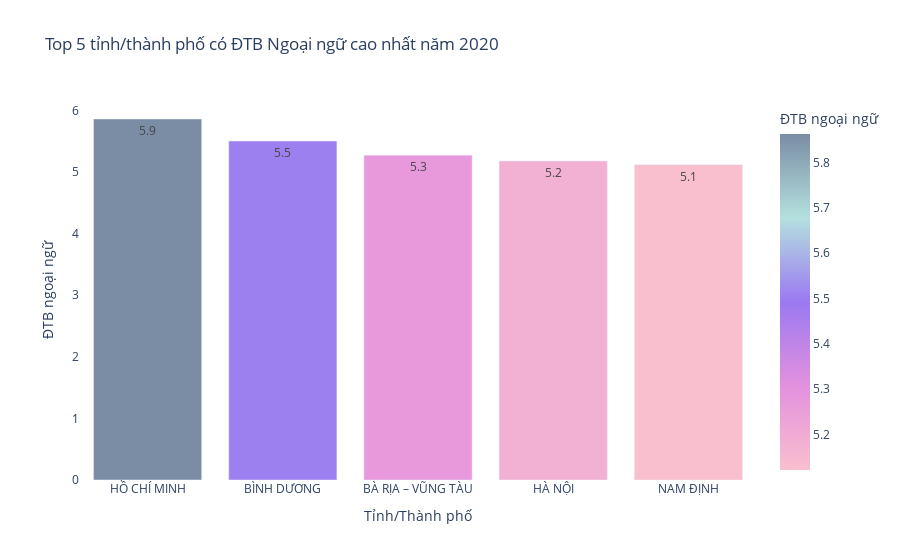
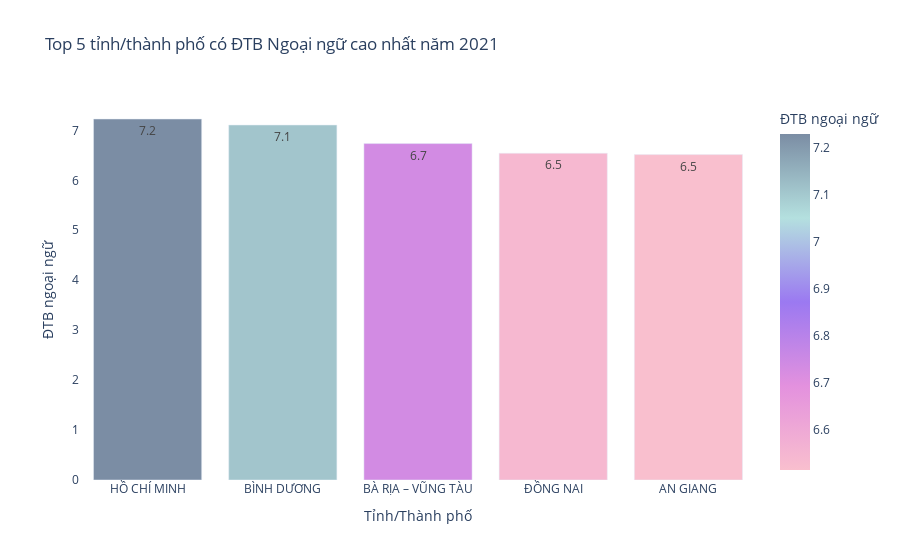
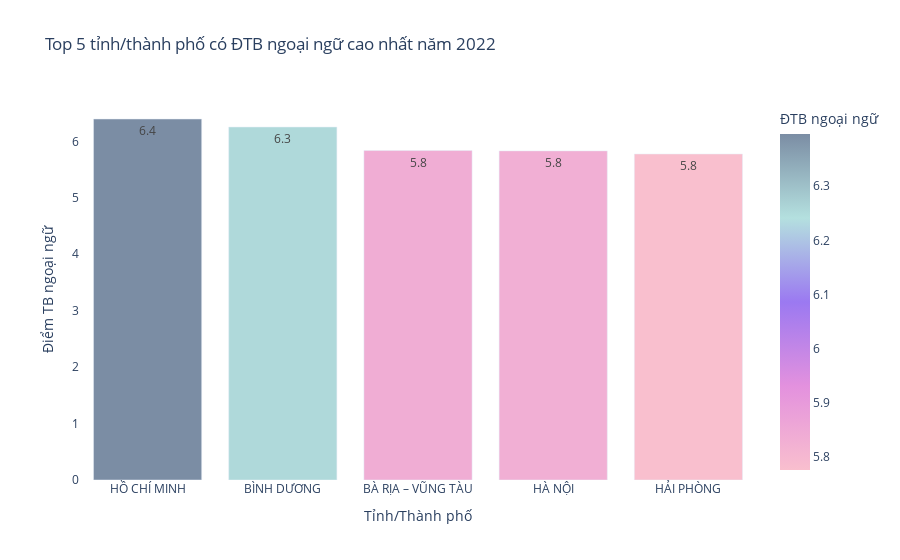

Notebook cell for these charts, in order:
### Markdown cell above
**Code**

### Code cell
colors = ["#f25c11", '#f7c141', '#f7f9e0', '#192b59', '#7b8da4', '#b4e0df', '#9b79f1', '#e391de', '#f9bfce']
# Plotly bar plot
fig1=px.bar(df1.head(5), x='Tỉnh/Thành phố', y='ĐTB ngoại ngữ', color='ĐTB ngoại ngữ', 
             color_continuous_scale=colors[:3:-1], text_auto='.2s',
             title = "Top 5 tỉnh/thành phố có ĐTB Ngoại ngữ cao nhất năm 2020")
fig1.update_yaxes(title="ĐTB ngoại ngữ",showgrid=False)
fig1.update_xaxes(showgrid=False)
fig1.update_layout(plot_bgcolor= 'white')
fig1.show()

#2021
fig2=px.bar(df2.head(5), x='Tỉnh/Thành phố', y='ĐTB ngoại ngữ', color='ĐTB ngoại ngữ', 
             color_continuous_scale=colors[:3:-1], text_auto='.2s',
             title = "Top 5 tỉnh/thành phố có ĐTB Ngoại ngữ cao nhất năm 2021")
fig2.update_yaxes(title="ĐTB ngoại ngữ",showgrid=False)
fig2.update_xaxes(showgrid=False)
fig2.update_layout(plot_bgcolor= 'white')
fig2.show()

#2022
fig3=px.bar(df3.head(5), x='Tỉnh/Thành phố', y='ĐTB ngoại ngữ', color='ĐTB ngoại ngữ', 
             color_continuous_scale=colors[:3:-1], text_auto='.2s',
             title = "Top 5 tỉnh/thành phố có ĐTB ngoại ngữ cao nhất năm 2022")
fig3.update_yaxes(title="Điểm TB ngoại ngữ",showgrid=False)
fig3.update_xaxes(showgrid=False)
fig3.update_layout(plot_bgcolor= 'white')
fig3.show()

### Figure 1 — Plotly figure (JSON) as saved in the notebook; plotly's stock layout.template omitted (floating-point values rounded to 4 significant figures)
{"data": [{"alignmentgroup": "True", "hovertemplate": "Tỉnh/Thành phố=%{x}<br>ĐTB ngoại ngữ=%{marker.color}<extra></extra>", "legendgroup": "", "marker": {"color": [5.863, 5.505, 5.275, 5.181, 5.122], "coloraxis": "coloraxis", "pattern": {"shape": ""}}, "name": "", "offsetgroup": "", "orientation": "v", "showlegend": false, "textposition": "auto", "texttemplate": "%{y:.2s}", "type": "bar", "x": ["HỒ CHÍ MINH", "BÌNH DƯƠNG", "BÀ RỊA – VŨNG TÀU", "HÀ NỘI", "NAM ĐỊNH"], "xaxis": "x", "y": [5.863, 5.505, 5.275, 5.181, 5.122], "yaxis": "y"}], "layout": {"autosize": true, "barmode": "relative", "coloraxis": {"colorbar": {"title": {"text": "ĐTB ngoại ngữ"}}, "colorscale": [[0, "#f9bfce"], [0.25, "#e391de"], [0.5, "#9b79f1"], [0.75, "#b4e0df"], [1, "#7b8da4"]]}, "legend": {"tracegroupgap": 0}, "plot_bgcolor": "white", "title": {"text": "Top 5 tỉnh/thành phố có ĐTB Ngoại ngữ cao nhất năm 2020"}, "xaxis": {"anchor": "y", "autorange": true, "domain": [0, 1], "range": [-0.5, 4.5], "showgrid": false, "title": {"text": "Tỉnh/Thành phố"}, "type": "category"}, "yaxis": {"anchor": "x", "autorange": true, "domain": [0, 1], "range": [0, 6.172], "showgrid": false, "title": {"text": "ĐTB ngoại ngữ"}, "type": "linear"}}}

### Figure 2 — Plotly figure (JSON) as saved in the notebook; plotly's stock layout.template omitted (floating-point values rounded to 4 significant figures)
{"data": [{"alignmentgroup": "True", "hovertemplate": "Tỉnh/Thành phố=%{x}<br>ĐTB ngoại ngữ=%{marker.color}<extra></extra>", "legendgroup": "", "marker": {"color": [7.228, 7.108, 6.736, 6.543, 6.516], "coloraxis": "coloraxis", "pattern": {"shape": ""}}, "name": "", "offsetgroup": "", "orientation": "v", "showlegend": false, "textposition": "auto", "texttemplate": "%{y:.2s}", "type": "bar", "x": ["HỒ CHÍ MINH", "BÌNH DƯƠNG", "BÀ RỊA – VŨNG TÀU", "ĐỒNG NAI", "AN GIANG"], "xaxis": "x", "y": [7.228, 7.108, 6.736, 6.543, 6.516], "yaxis": "y"}], "layout": {"autosize": true, "barmode": "relative", "coloraxis": {"colorbar": {"title": {"text": "ĐTB ngoại ngữ"}}, "colorscale": [[0, "#f9bfce"], [0.25, "#e391de"], [0.5, "#9b79f1"], [0.75, "#b4e0df"], [1, "#7b8da4"]]}, "legend": {"tracegroupgap": 0}, "plot_bgcolor": "white", "title": {"text": "Top 5 tỉnh/thành phố có ĐTB Ngoại ngữ cao nhất năm 2021"}, "xaxis": {"anchor": "y", "autorange": true, "domain": [0, 1], "range": [-0.5, 4.5], "showgrid": false, "title": {"text": "Tỉnh/Thành phố"}, "type": "category"}, "yaxis": {"anchor": "x", "autorange": true, "domain": [0, 1], "range": [0, 7.609], "showgrid": false, "title": {"text": "ĐTB ngoại ngữ"}, "type": "linear"}}}

### Figure 3 — Plotly figure (JSON) as saved in the notebook; plotly's stock layout.template omitted (floating-point values rounded to 4 significant figures)
{"data": [{"alignmentgroup": "True", "hovertemplate": "Tỉnh/Thành phố=%{x}<br>ĐTB ngoại ngữ=%{marker.color}<extra></extra>", "legendgroup": "", "marker": {"color": [6.396, 6.254, 5.838, 5.832, 5.776], "coloraxis": "coloraxis", "pattern": {"shape": ""}}, "name": "", "offsetgroup": "", "orientation": "v", "showlegend": false, "textposition": "auto", "texttemplate": "%{y:.2s}", "type": "bar", "x": ["HỒ CHÍ MINH", "BÌNH DƯƠNG", "BÀ RỊA – VŨNG TÀU", "HÀ NỘI", "HẢI PHÒNG"], "xaxis": "x", "y": [6.396, 6.254, 5.838, 5.832, 5.776], "yaxis": "y"}], "layout": {"autosize": true, "barmode": "relative", "coloraxis": {"colorbar": {"title": {"text": "ĐTB ngoại ngữ"}}, "colorscale": [[0, "#f9bfce"], [0.25, "#e391de"], [0.5, "#9b79f1"], [0.75, "#b4e0df"], [1, "#7b8da4"]]}, "legend": {"tracegroupgap": 0}, "plot_bgcolor": "white", "title": {"text": "Top 5 tỉnh/thành phố có ĐTB ngoại ngữ cao nhất năm 2022"}, "xaxis": {"anchor": "y", "autorange": true, "domain": [0, 1], "range": [-0.5, 4.5], "showgrid": false, "title": {"text": "Tỉnh/Thành phố"}, "type": "category"}, "yaxis": {"anchor": "x", "autorange": true, "domain": [0, 1], "range": [0, 6.733], "showgrid": false, "title": {"text": "Điểm TB ngoại ngữ"}, "type": "linear"}}}
